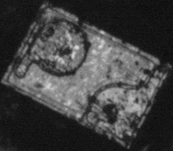
//> input picture CourceDesign/NCC_Matching/Images/pattern.bmp, 173 x 151 px
$ ./不带角度单层估计   (built with g++ and OpenCV 4)
//> lines starting //> are read from the running program, lines starting //| are printed output that depends on the picture
//> further down, templateImg is the input picture: 151 rows x 173 cols, CV_8UC3; min 7, max 219, mean 64.5
//
// Created by chrisliu on 2020/4/9.
//

#include <iostream>
#include <opencv2/opencv.hpp>
#include <opencv2/core/core.hpp>
#include <opencv2/imgproc/imgproc.hpp>
#include <opencv2/highgui/highgui.hpp>

using namespace std;
using namespace cv;

struct template_data
{
	int rows = 0;
	int cols = 0;
	int n = 0;

	Mat firstItem;
};

void NCC_Matching_Init(template_data& inputTemplate, Mat templateImg)
{
	int rows = templateImg.rows;
//> rows = 151
	int cols = templateImg.cols;
//> cols = 173

	inputTemplate.rows = rows;
	inputTemplate.cols = cols;
	inputTemplate.n = rows * cols;
//> inputTemplate.n = 26123

	float m_t = 0;
	for (int i = 0; i < rows; i++)
	{
		for (int j = 0; j < cols; j++)
		{
			m_t += templateImg.at<uchar>(i, j);
		}
	}
//> this loop made 151 passes
//> m_t on passes 1 to 3: 3879, 7711, 11605
//> after the loop, m_t = 1686219
	m_t /= inputTemplate.n;
//> m_t = 64.55

	float s_t = 0;
	for (int i = 0; i < rows; i++)
	{
		for (int j = 0; j < cols; j++)
		{
			s_t += pow(templateImg.at<uchar>(i, j) - m_t, 2);
		}
	}
//> this loop made 151 passes
//> s_t on passes 1 to 3: 309612.2, 625544.7, 937905.8
//> after the loop, s_t = 62605712
	s_t /= inputTemplate.n;
//> s_t = 2396.6
	s_t = sqrt(s_t);
//> s_t = 48.95

	inputTemplate.firstItem = Mat(rows, cols, CV_32FC1);
	for (int i = 0; i < rows; i++)
	{
		for (int j = 0; j < cols; j++)
		{
			inputTemplate.firstItem.at<float>(i, j) = (templateImg.at<uchar>(i, j) - m_t) / s_t;
		}
	}
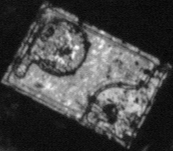
//> inputTemplate.firstItem: 151 rows x 173 cols, CV_32FC1; min -1.18, max 3.15, mean 4.67e-09; drawn with min black and max white
}

Rect NCC_Matching(Mat inputImage, template_data inputTemplate, float threshold_NCC = 0.7)
{
	Rect foundedRect;

	int image_rows = inputImage.rows;
	int image_cols = inputImage.cols;

	float NCCxN = 0;
	float NCC = 0;
	string text = "NCC=";
	bool isFind = false;
	float NCC_max = 0; int Row_max = 0; int Col_max = 0;

	float m_f = 0;
	float s_f = 0;

	for (int i = 0; i <= image_rows - inputTemplate.rows; i++)
	{
		for (int j = 0; j <= image_cols - inputTemplate.cols; j++)
		{
			m_f = 0;
			for (int u = 0; u < inputTemplate.rows; u++)
			{
				for (int v = 0; v < inputTemplate.cols; v++)
				{
					m_f += inputImage.at<uchar>(i + u, j + v);
				}
			}
			m_f /= inputTemplate.n;

			s_f = 0;
			for (int u = 0; u < inputTemplate.rows; u++)
			{
				for (int v = 0; v < inputTemplate.cols; v++)
				{
					s_f += pow(inputImage.at<uchar>(i + u, j + v) - m_f, 2);
				}
			}
			s_f /= inputTemplate.n;
			s_f = sqrt(s_f);

			NCCxN = 0;
			for (int u = 0; u < inputTemplate.rows; u++)
			{
				for (int v = 0; v < inputTemplate.cols; v++)
				{
					NCCxN += inputTemplate.firstItem.at<float>(u, v) * (inputImage.at<uchar>(i + u, j + v) - m_f);
				}
			}
			NCC = NCCxN / inputTemplate.n / s_f;


			if (NCC > NCC_max)
			{
				NCC_max = NCC;
				Row_max = i;
				Col_max = j;
			}
		}
	}

	foundedRect = Rect(Col_max, Row_max, inputTemplate.cols, inputTemplate.rows);
	//cout << "Position=(" + to_string(Row_max) + "," + to_string(Col_max) + ")" << endl;
	//cout << "NCCmax=" << NCC_max << endl;
	return foundedRect;
}


Rect pyramid_matching(Mat inputImage, vector<template_data> vect_template_data, float threshold_NCC = 0.7)
{
	int pyramid_order = vect_template_data.size();
	for (int i = 0; i < pyramid_order - 1; ++i)
	{
		pyrDown(inputImage, inputImage, Size(inputImage.cols / 2, inputImage.rows / 2));
	}

	Rect foundedRect_temp = NCC_Matching(inputImage, vect_template_data.back());


	foundedRect_temp.x = pow(2, pyramid_order-1) * (foundedRect_temp.x);
	foundedRect_temp.y = pow(2, pyramid_order-1) * (foundedRect_temp.y);

	return foundedRect_temp;

}

vector<template_data> pyramid_init(Mat templateImage, int pyramid_order = 7)
{
	vector<template_data> vect_template_data;
	template_data template_data_temp;
	NCC_Matching_Init(template_data_temp, templateImage);
	vect_template_data.push_back(template_data_temp);
//> vect_template_data = 1 item

	for (int i = 0; i < pyramid_order-1; ++i)
	{
		pyrDown(templateImage, templateImage, Size(templateImage.cols / 2, templateImage.rows / 2));
		NCC_Matching_Init(template_data_temp, templateImage);
		vect_template_data.push_back(template_data_temp);
	}
//> this loop made 4 passes
//> (m_t in NCC_Matching_Init, s_t in NCC_Matching_Init) on passes 1 to 4: (65.07, 47.55), (65.64, 45.52), (67.87, 42.52), (69.27, 37.91)
//> pass 1, in pyramid_init, `pyrDown(templateImage, templateImage, Size(templateImage.cols / 2, tem..`:
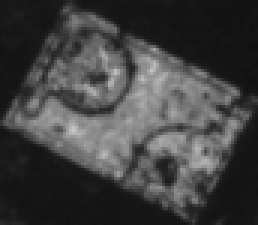
//> templateImage: 75 rows x 86 cols, CV_8UC1 (shown 3 times larger); min 15, max 200, mean 65.1
//> pass 2, in pyramid_init, `pyrDown(templateImage, templateImage, Size(templateImage.cols / 2, tem..`:
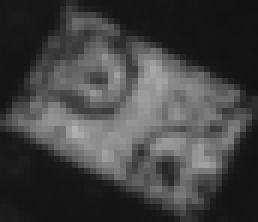
//> templateImage: 37 rows x 43 cols, CV_8UC1 (shown 6 times larger); min 18, max 177, mean 65.6
	return vect_template_data;
}

int main(int argc, char** argv)
{
	Mat templateImg = imread("../images/pattern.bmp");
	cvtColor(templateImg, templateImg, COLOR_RGB2GRAY);
	vector<template_data> vect_template_data = pyramid_init(templateImg, 5);
//> vect_template_data = 5 items

	Mat input_Image = imread("../images/1.bmp");
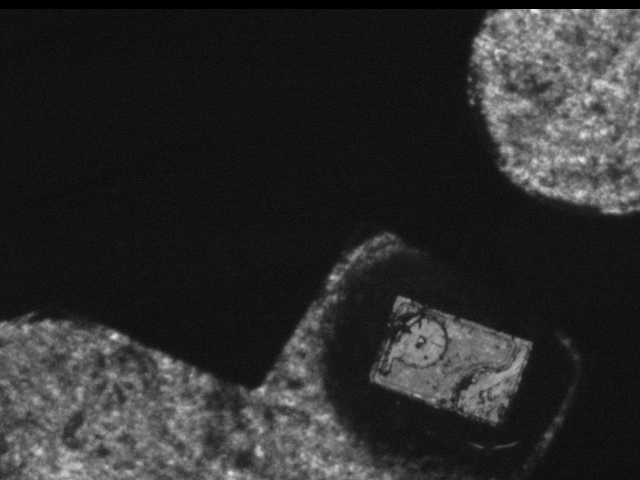
//> input picture CourceDesign/NCC_Matching/Images/1.bmp, 640 x 480 px
//> input_Image is the input picture: 480 rows x 640 cols, CV_8UC3; min 1, max 238, mean 44.4
	cvtColor(input_Image, input_Image, COLOR_RGB2GRAY);
//> input_Image: 480 rows x 640 cols, CV_8UC1

	//计时
	double time_consumed = static_cast<double>(cv::getTickCount());

	Rect foundedRect = pyramid_matching(input_Image, vect_template_data);
//> in pyramid_matching, `int pyramid_order = vect_template_data.size();`: pyramid_order = 5
//> the loop in pyramid_matching, `for (int i = 0; i < pyramid_order - 1; ++i)` made 4 passes
//> pass 2, in pyramid_matching, `pyrDown(inputImage, inputImage, Size(inputImage.cols / 2, inputImage.r..`:
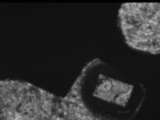
//> inputImage: 120 rows x 160 cols, CV_8UC1; min 1, max 182, mean 44.2
//> after the loop in pyramid_matching, `for (int i = 0; i < pyramid_order - 1; ++i)`:
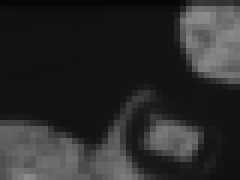
//> inputImage: 30 rows x 40 cols, CV_8UC1 (shown 6 times larger); min 7, max 141, mean 43.3
//> the loop in NCC_Matching, `for (int i = 0; i <= image_rows - inputTemplate.rows; i++)` made 22 passes
//> (m_f, s_f, NCCxN, NCC, NCC_max, Row_max) on passes 1 to 12: (105, 27.42, 1179.5, 0.478, 0.627, 0), (111.6, 20.57, 615.3, 0.332, 0.627, 0), (112.3, 22.23, 551.9, 0.276, 0.627, 0), (109.2, 25.1, 698.4, 0.309, 0.627, 0), (104.4, 29.02, 1027.9, 0.394, 0.627, 0), (96.8, 35.02, 1352.1, 0.429, 0.627, 0), (86.99, 40.94, 1202.2, 0.326, 0.627, 0), (76.57, 44.23, 569.3, 0.143, 0.627, 0), (66.29, 45.23, -153.3, -0.0376, 0.627, 0), (56.17, 43.68, -772.9, -0.197, 0.627, 0), (46.44, 39.65, -1264.4, -0.354, 0.627, 0), (37.26, 32.83, -1342.8, -0.454, 0.627, 0)
//> after the loop in NCC_Matching, `for (int i = 0; i <= image_rows - inputTemplate.rows; i++)`: m_f = 36.14; s_f = 29.28; NCCxN = -855.2; NCC = -0.325; NCC_max = 0.945; Row_max = 18; Col_max = 23
//> in NCC_Matching, `foundedRect = Rect(Col_max, Row_max, inputTemplate.cols, inputTemplate..`: foundedRect = Rect(23, 18, 10, 9)
//> in pyramid_matching, `foundedRect_temp.x = pow(2, pyramid_order-1) * (foundedRect_temp.x);`: foundedRect_temp = Rect(368, 18, 10, 9)
//> in pyramid_matching, `foundedRect_temp.y = pow(2, pyramid_order-1) * (foundedRect_temp.y);`: foundedRect_temp = Rect(368, 288, 10, 9)
//> foundedRect = Rect(368, 288, 10, 9)
	foundedRect.width = templateImg.cols;
//> foundedRect = Rect(368, 288, 173, 9)
	foundedRect.height = templateImg.rows;
//> foundedRect = Rect(368, 288, 173, 151)
	time_consumed = (cv::getTickCount() - time_consumed) / cv::getTickFrequency();
	cout << "耗时：" << time_consumed << " s" << endl;
	cout << foundedRect << endl;
//| [173 x 151 from (368, 288)]
	rectangle(input_Image, foundedRect, Scalar(255));
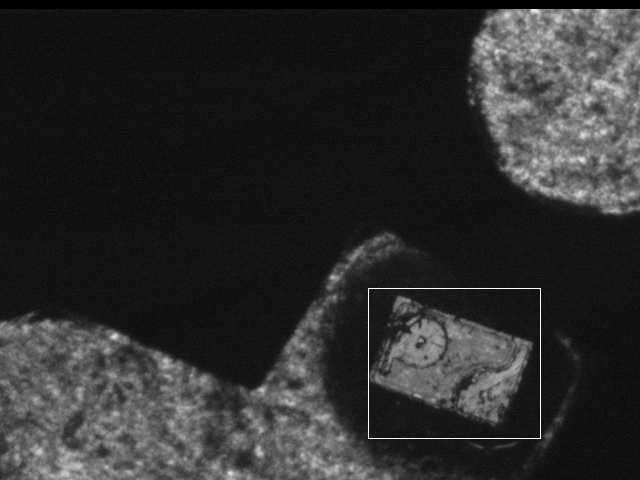
//> input_Image: 480 rows x 640 cols, CV_8UC1; min 1, max 255, mean 44.9
	imshow("output", input_Image);
	waitKey(0);

	return 0;
}
